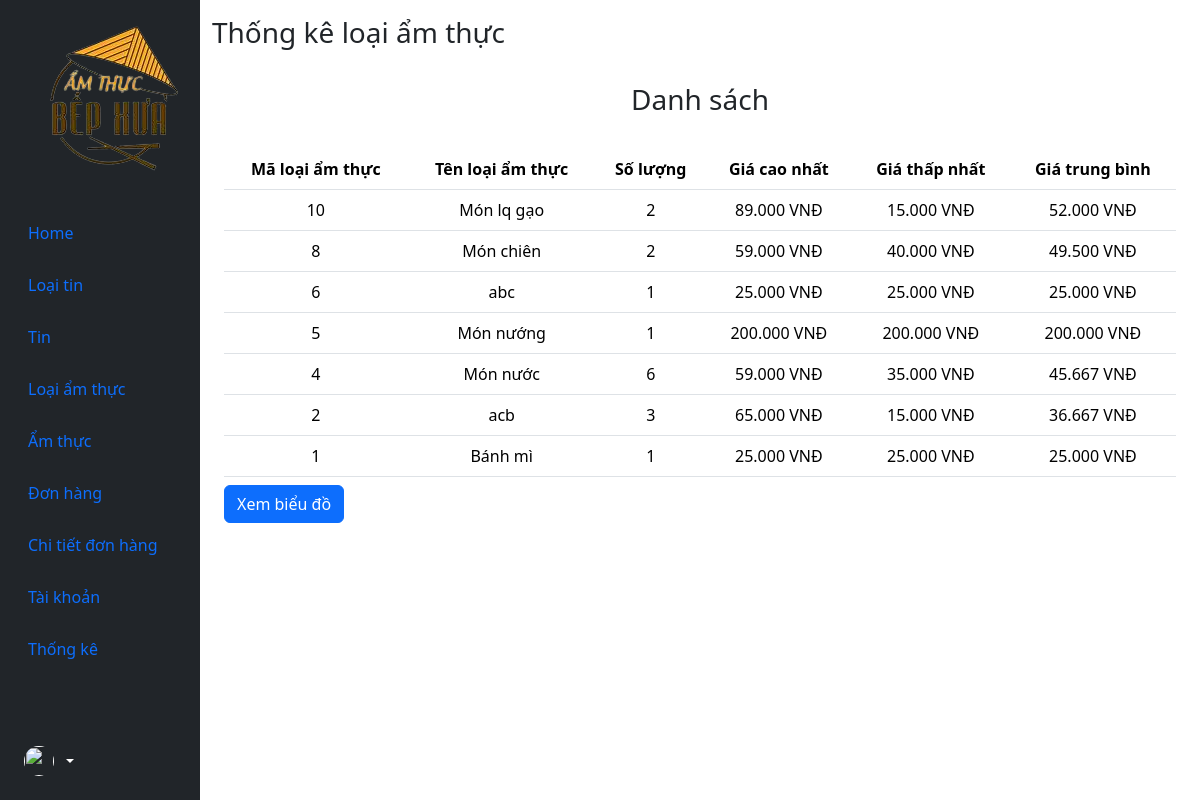
The app's page /admin/index.php?act=tk_loaisanpham with its own data.
### tables this page shows
CREATE TABLE `loai_sp` (
  `ma_loaisp` int NOT NULL AUTO_INCREMENT,
  `ten_loaisp` varchar(150) NOT NULL,
  PRIMARY KEY (`ma_loaisp`)
);

### model/pdo.php (called while the page is built, shortened)
<?php
function pdo_get_connection()
{
    $dburl = "mysql:host=localhost;dbname=duan_1;charset=utf8";
    $username = 'trungglevan';
    $password = '220204Trungg@';
    $conn = new PDO($dburl, $username, $password);
    $conn->setAttribute(PDO::ATTR_ERRMODE, PDO::ERRMODE_EXCEPTION);
    return $conn;
}
function pdo_query($sql)
{
    $sql_args = array_slice(func_get_args(), 1);
    try {
        $conn = pdo_get_connection();
        $stmt = $conn->prepare($sql);
        $stmt->execute($sql_args);
        $rows = $stmt->fetchAll();
        return $rows;
    } catch (PDOException $e) {
        throw $e;
    } finally {
        unset($conn);
    }
}

### model/loai_sp.php (called while the page is built, shortened)
<?php
function loadall_thongke()
{
    $sql = "select loai_sp.ten_loaisp as ten_loai_sp,loai_sp.ma_loaisp as ma_loai_sp,count(san_pham.ma_sp) as countsp, min(san_pham.don_gia) as mingia,max(san_pham.don_gia) as maxgia, avg(san_pham.don_gia) as giatb ";
    $sql .= "  from san_pham join loai_sp on san_pham.ma_loaisp=loai_sp.ma_loaisp";
    $sql .= " group by loai_sp.ma_loaisp order by loai_sp.ma_loaisp desc ";
    $listtk = pdo_query($sql);
    return $listtk;
}
?>

### admin/thong_ke/loaisanpham.php (the view, shortened to what this page needs)
<div class="col py-3">
    <h3>Thống kê loại ẩm thực</h3>
    <ul class="list-unstyled">
        <li>
            <div class="container">
                <h3 class="alert alert-white text-center">Danh sách</h3>
                <table class="table">
                    <caption><a href="index.php?act=bieu_do" class="btn btn-primary">Xem biểu đồ</a></caption>
                    <thead class="">
                        <tr class="">
                            <th scope="col" class=" text-center">Mã loại ẩm thực</th>
                            <th scope="col" class=" text-center">Tên loại ẩm thực</th>
                            <th scope="col" class=" text-center">Số lượng</th>
                            <th scope="col" class=" text-center">Giá cao nhất</th>
                            <th scope="col" class=" text-center">Giá thấp nhất</th>
                            <th scope="col" class=" text-center">Giá trung bình</th>
                        </tr>
                    </thead>
                    <tbody class="">
                        <?php foreach ($listtk as $tk) {
                            extract($tk); ?>
                            <tr class="">
                                <td class=" text-center">
                                    <?= $ma_loai_sp ?>
                                </td>
                                <td class=" text-center">
                                    <?= $ten_loai_sp ?>
                                </td>
                                <td class=" text-center">
                                    <?= $countsp ?>
                                </td>
                                <td class=" text-center">
                                    <?= number_format($maxgia, 0, ",", ".") ?> VNĐ
                                </td>
                                <td class=" text-center">
                                    <?= number_format($mingia, 0, ",", ".") ?> VNĐ
                                </td>
                                <td class=" text-center">
                                    <?= number_format($giatb, 0, ",", ".") ?> VNĐ
                                </td>
                            </tr>
                            <?php
                        } ?>
                    </tbody>
                </table>
            </div>
        </li>
    </ul>
</div>
</div>
</div>

### records on screen
loai_sp: ma_loaisp "10", ten_loaisp "Món lq gạo", countsp "2", maxgia "89.000", mingia "15.000", giatb "52.000"
loai_sp: ma_loaisp "8", ten_loaisp "Món chiên", countsp "2", maxgia "59.000", mingia "40.000", giatb "49.500"
loai_sp: ma_loaisp "6", ten_loaisp "abc", countsp "1", maxgia "25.000", mingia "25.000", giatb "25.000"
loai_sp: ma_loaisp "5", ten_loaisp "Món nướng", countsp "1", maxgia "200.000", mingia "200.000", giatb "200.000"
loai_sp: ma_loaisp "4", ten_loaisp "Món nước", countsp "6", maxgia "59.000", mingia "35.000", giatb "45.667"
loai_sp: ma_loaisp "2", ten_loaisp "acb", countsp "3", maxgia "65.000", mingia "15.000", giatb "36.667"
loai_sp: ma_loaisp "1", ten_loaisp "Bánh mì", countsp "1", maxgia "25.000", mingia "25.000", giatb "25.000"
